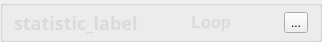
               <widget class="QGroupBox" name="groupBox_9">
                <property name="minimumSize">
                 <size>
                  <width>0</width>
                  <height>42</height>
                 </size>
                </property>
                <property name="maximumSize">
                 <size>
                  <width>16777215</width>
                  <height>42</height>
                 </size>
                </property>
                <property name="styleSheet">
                 <string notr="true">#groupBox_9{
border: 0px solid #42adff;
border-top: 1px solid rgba(200, 200, 200,100);
border-bottom: 1px solid rgba(200, 200, 200,100);
border-radius:0px;}</string>
                </property>
                <property name="title">
                 <string/>
                </property>
                <layout class="QHBoxLayout" name="horizontalLayout_38">
                 <property name="leftMargin">
                  <number>11</number>
                 </property>
                 <property name="topMargin">
                  <number>0</number>
                 </property>
                 <property name="rightMargin">
                  <number>11</number>
                 </property>
                 <property name="bottomMargin">
                  <number>0</number>
                 </property>
                 <item>
                  <widget class="QLabel" name="label_11">
                   <property name="font">
                    <font>
                     <family>Microsoft YaHei</family>
                     <pointsize>-1</pointsize>
                     <weight>75</weight>
                     <bold>true</bold>
                    </font>
                   </property>
                   <property name="styleSheet">
                    <string notr="true">QLabel
{
	font-size: 18px;
	font-family: &quot;Microsoft YaHei&quot;;
	font-weight: bold;
 		border-radius:9px;
		background:rgba(66, 195, 255, 0);
color: rgb(218, 218, 218);
}
</string>
                   </property>
                   <property name="text">
                    <string>statistic_label</string>
                   </property>
                  </widget>
                 </item>
                 <item>
                  <spacer name="horizontalSpacer_16">
                   <property name="orientation">
                    <enum>Qt::Horizontal</enum>
                   </property>
                   <property name="sizeHint" stdset="0">
                    <size>
                     <width>37</width>
                     <height>39</height>
                    </size>
                   </property>
                  </spacer>
                 </item>
                 <item>
                  <widget class="QLabel" name="fps_label">
                   <property name="minimumSize">
                    <size>
                     <width>60</width>
                     <height>20</height>
                    </size>
                   </property>
                   <property name="maximumSize">
                    <size>
                     <width>200</width>
                     <height>20</height>
                    </size>
                   </property>
                   <property name="styleSheet">
                    <string notr="true">QLabel
{
	font-size: 16px;
	font-family: &quot;Microsoft YaHei&quot;;
	font-weight: bold;
 		border-radius:9px;
		background:rgba(66, 195, 255, 0);
color: rgb(218, 218, 218);
}
</string>
                   </property>
                   <property name="text">
                    <string>Loop</string>
                   </property>
                   <property name="alignment">
                    <set>Qt::AlignCenter</set>
                   </property>
                  </widget>
                 </item>
                 <item>
                  <spacer name="horizontalSpacer_15">
                   <property name="orientation">
                    <enum>Qt::Horizontal</enum>
                   </property>
                   <property name="sizeHint" stdset="0">
                    <size>
                     <width>37</width>
                     <height>39</height>
                    </size>
                   </property>
                  </spacer>
                 </item>
                 <item>
                  <widget class="QToolButton" name="toolButton">
                   <property name="minimumSize">
                    <size>
                     <width>0</width>
                     <height>20</height>
                    </size>
                   </property>
                   <property name="text">
                    <string>...</string>
                   </property>
                  </widget>
                 </item>
                </layout>
               </widget>
